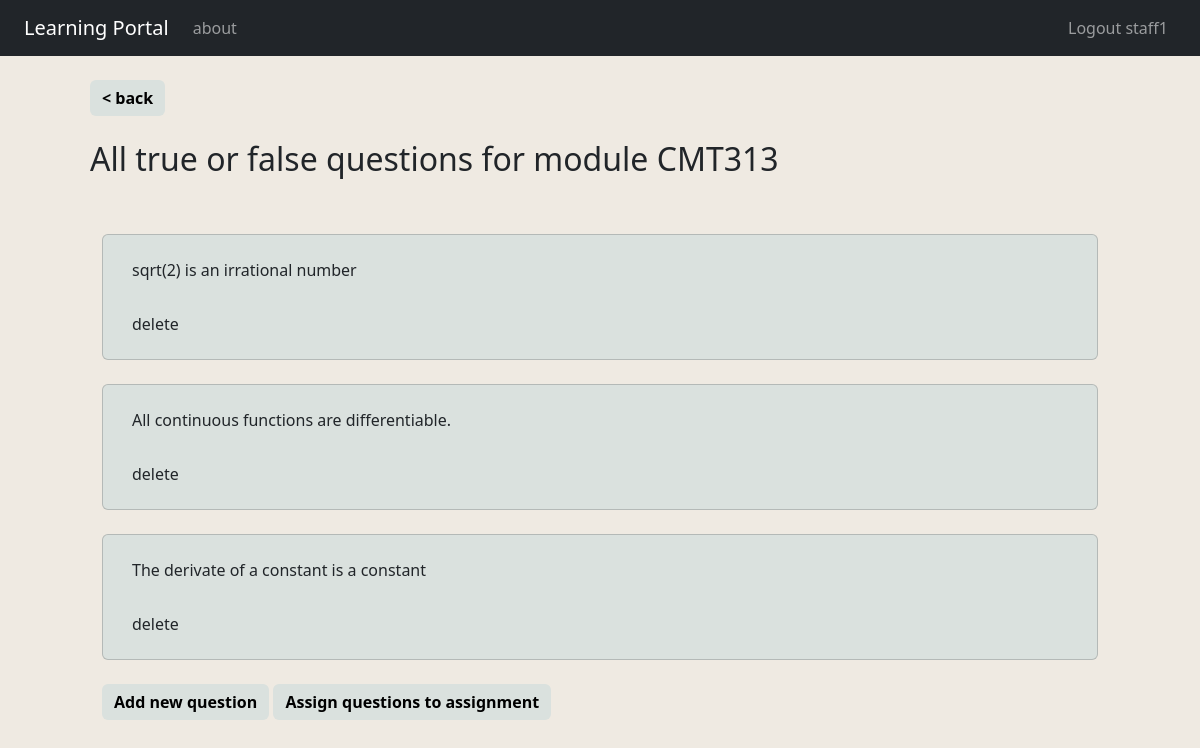
The app's page /module/1/question_bank/tf (signed in) with its own data.
### models/models.py (models this page shows, shortened)
class User(db.Model, UserMixin):
    __tablename__ = 'user'
    id: Mapped[int] = mapped_column(Integer, primary_key=True, nullable=False)
    username: Mapped[str] = mapped_column(String, nullable=False)
    password: Mapped[str] = mapped_column(String, nullable=False)
    is_staff: Mapped[int] = mapped_column(Integer, nullable=False)
    year: Mapped[int] = mapped_column(Integer, nullable=False)
    modules: Mapped[List['Module']] = relationship(secondary=user_module, lazy=False, back_populates="users")

class Module(db.Model):
    __tablename__ = 'module'
    id: Mapped[int] = mapped_column(Integer, primary_key=True, nullable=False)
    name: Mapped[str] = mapped_column(String, nullable=False)
    code: Mapped[str] = mapped_column(String, nullable=False)
    users: Mapped[List['User']] = relationship(secondary=user_module, lazy=False, back_populates="modules")
    assignments: Mapped[List['Assignment']] = relationship(back_populates='module')
    mcqs: Mapped[List['Mcq']] = relationship(back_populates='module')
    tfs: Mapped[List['Tf']] = relationship(back_populates='module')

class Tf(db.Model):
    __tablename__ = 'tf'
    id: Mapped[int] = mapped_column(Integer, primary_key=True, nullable=False)
    module_id: Mapped[int] = mapped_column(Integer, ForeignKey('module.id'), nullable=False)
    tag: Mapped[str] = mapped_column(String)
    difficulty: Mapped[int] = mapped_column(Integer)
    point: Mapped[int] = mapped_column(Integer, nullable=False)
    __question: Mapped[bytes] = mapped_column(BLOB, name='question', nullable=False)
    corr_answer: Mapped[int] = mapped_column(Integer, nullable=False)
    module: Mapped[Module] = relationship(lazy=False, back_populates='tfs')
    assignments: Mapped[List['Assignment']] = relationship(secondary=assignment_question, lazy=False, back_populates="tfs", viewonly=True)
    @property
    def question(self):
        return self.__question.decode('utf-8')
    @question.setter
    def question(self, question_value: str):
        self.__question = question_value.encode()

### routes/logged.py (the view)
@app.route('/module/<module_id>/question_bank/tf', methods=['GET', 'POST'])
@login_required
def tf_question_bank(module_id):
    if current_user.is_staff == 0:
        flash('Sorry, you do not have the permission', category='danger')
        return redirect(url_for('dashboard'))
    else:
        if current_user.is_staff == 1:
            delete_question_form = DeleteQuestionForm()
            if delete_question_form.validate_on_submit():
                del_result = QuestionService().delete_tf(int(delete_question_form.id.data))
                if del_result:
                    flash('Question successfully deleted', category='success')
                else:
                    flash('Failed on deleting the question', category='waring')
        module = ModuleService().get_module(module_id)
        questions = QuestionService().get_all_tfs()
        if current_user.is_staff == 1:
            return render_template('question/all_tf_list.html', module=module, questions=questions, delete_question_form=delete_question_form)
        else:
            return render_template('question/all_tf_list.html', module=module, questions=questions)

### models/models.py (called while the page is built)
@login_manager.user_loader
def load_user(user_id):
    return db.session.get(User, user_id)

    def get_module(self, id):
        return db.session.get(Module, id)

    def get_all_tfs(self):
        return db.session.query(Tf).all()

### templates/question/all_tf_list.html (shortened to what this page needs)
{% extends 'layout.html' %}
{% block body %}
<br>
<a class="btn btn-primary" href="/module/{{module.id}}/question_bank/choose" role="button" style="background-color: #DAE1DE; border: 0px; color: black; font-weight: 700;">
    < back
</a>
<br>
<br>
<h2>
    All true or false questions for module {{ module.code }}
</h2>
<br>
<div  class="container-xl">
    {% for question in questions %}
    <div class="card mt-4" style="background-color: #DAE1DE">
        <div class="card-body">
            <p class="card-text">
                <a class="btn fs-6" href="{{ url_for('edit_tf', module_id=module.id, tf_id=question.id) }}">{{ question.question }}</a>
            </p>
            {% if current_user.is_staff == 1 %}
            <small class="text-body-secondary">
                <button class="btn" data-bs-toggle="modal" data-bs-target="#Modal-DeleteConfirm-{{ question.id }}">delete</button>
            </small>
            {% endif %}
        </div>
    </div>
    {% endfor %}
    <br>
    {% if current_user.is_staff == 1 %}
    <a class="btn fs-6" style="background-color: #DAE1DE; border: 3px; color: black; font-weight: 700;" href="/module/{{module.id}}/question_bank/tf/new">
        Add new question
    </a>
    <a class="btn fs-6" style="background-color: #DAE1DE; border: 3px; color: black; font-weight: 700;" href="{{url_for('question_choose_assignment', module_id=module.id, question_type='tf')}}">
        Assign questions to assignment
    </a>
    {% endif %}
</div>
{% endblock %}

### templates/layout.html (shortened to what this page needs)
<!DOCTYPE html>
<html lang="en">
<head>
    <link rel="stylesheet" href="/static/plugins/Bootstrap_5.3.2/bootstrap.min.css">
</head>
<body style="background-color: #EFEAE2; font-family: system-ui;">
    <nav class="navbar navbar-expand-md navbar-dark bg-dark ps-4 pe-4">
        {% if current_user.is_authenticated %}
            <a class="navbar-brand" href="{{ url_for('dashboard') }}">Learning Portal</a>
        {% else %}
            <a class="navbar-brand" href="{{ url_for('index') }}">Learning Portal</a>
        {% endif %}
        <div class="collapse navbar-collapse" id="navbarNav">
          <ul class="navbar-nav me-auto">
              <li class="nav-item">
                  <a class="nav-link" href="{{ url_for('about') }}">about</a>
              </li>
          </ul>
          {% if current_user.is_authenticated %}
          <ul class="navbar-nav">
              <li class="nav-item">
                  <a class="nav-link" href="{{ url_for('logout') }}">Logout {{ current_user.username }}</a>
              </li>
          </ul>
          {% else %}
          <ul class="navbar-nav">
              <li class="nav-item">
                  <a class="nav-link" href="{{ url_for('login') }}">Login</a>
              </li>
          </ul>
          {% endif %}
        </div>
    </nav>
    <div style="width: 85%; margin-inline: auto;">
        {% block body %}{% endblock %}
    </div>
</body>
</html>

### records on screen
User: username "staff1"
Module: code "CMT313"
Tf: question "sqrt(2) is an irrational number"
Tf: question "All continuous functions are differentiable."
Tf: question "The derivate of a constant is a constant"
